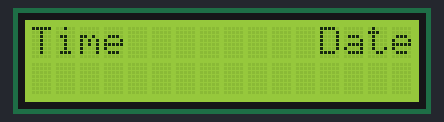
A sketch run on a simulated Arduino Uno, built with avr-gcc and run on an emulated ATmega328P. On the bench: 16×2 character LCD.

Above: at 0.1 s.
At 4.1 s:
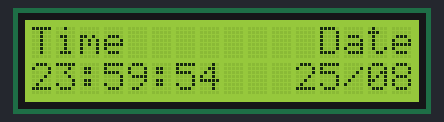
At 9.1 s:
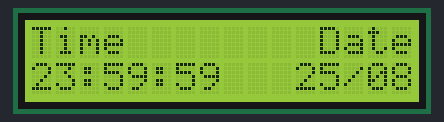
At 19.2 s:
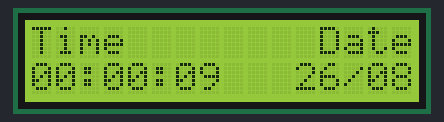
At 28.2 s:
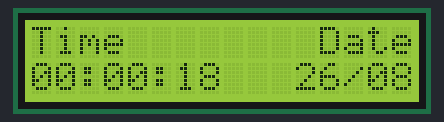
At 38.2 s:
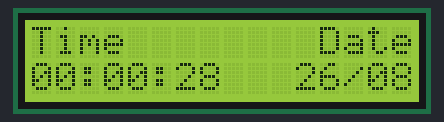

Measured:
- what the display in image 1 shows lasts 1.0 s, from 4.1 s to 5.1 s

The sketch:

sketch_aug25a.ino
```cpp
//https://drive.google.com/open?id=0BxRL2ZSJM_ALR01QRFluenB6U3M

#include<LiquidCrystal.h>

LiquidCrystal lcd(12, 11, 5, 4, 3, 2);
int d = 25;
int m = 8;
int h=23,mi=59,s=50;

void setup() {
  // put your setup code here, to run once:
  lcd.begin(16,2);
  lcd.setCursor(0,0);
  lcd.print("Time      ");
  lcd.setCursor(11,0);
  lcd.print(" Date");
}

void loop() {
  // put your main code here, to run repeatedly:
  if(d==30)
  {
    d=0;
    m++;
  }
  while(h<=24)
  {
    if(h==24)
    {
      d++;
      h=0;
      break;
    }
    while(1)
    {
      if(mi==60)
      {
        h++;
        mi=0;
        break;
      }
      while(1)
      {
        if(s==59)
        {
          s=-1;
          mi++;
          break;
        }

        delay(1000);
        s++;
        lcd.setCursor(0,1);
        if(h<10)
        {
          lcd.print("0");
          lcd.print(h);
        }
        else
        {
          lcd.print(h);
        }
        lcd.print(":");
        if(mi<10)
        {
          lcd.print("0");
          lcd.print(mi);
        }
        else
        {
          lcd.print(mi);
        }
        lcd.print(":");
        if(s<10)
        {
          lcd.print("0");
          lcd.print(s);
        }
        else
        {
          lcd.print(s);
        }
        lcd.print(" ");
        lcd.setCursor(9,1);
        lcd.print("  ");
        if(d<10)
        {
          lcd.print("0");
          lcd.print(d);
        }
        else
        {
          lcd.print(d);
        }
        lcd.print("/");
        if(m<10)
        {
          lcd.print("0");
          lcd.print(m);
        }
        else
        {
          lcd.print(m);
        }
          lcd.print(" ");

      }
    }

  }
}
```
